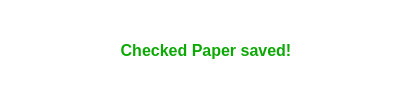
<?xml version="1.0" encoding="UTF-8"?>
<ui version="4.0">
 <class>Dialog</class>
 <widget class="QDialog" name="Dialog">
  <property name="geometry">
   <rect>
    <x>0</x>
    <y>0</y>
    <width>412</width>
    <height>101</height>
   </rect>
  </property>
  <property name="palette">
   <palette>
    <active>
     <colorrole role="WindowText">
      <brush brushstyle="SolidPattern">
       <color alpha="255">
        <red>0</red>
        <green>0</green>
        <blue>0</blue>
       </color>
      </brush>
     </colorrole>
     <colorrole role="Button">
      <brush brushstyle="SolidPattern">
       <color alpha="255">
        <red>255</red>
        <green>255</green>
        <blue>255</blue>
       </color>
      </brush>
     </colorrole>
     <colorrole role="Light">
      <brush brushstyle="SolidPattern">
       <color alpha="255">
        <red>255</red>
        <green>255</green>
        <blue>255</blue>
       </color>
      </brush>
     </colorrole>
     <colorrole role="Midlight">
      <brush brushstyle="SolidPattern">
       <color alpha="255">
        <red>255</red>
        <green>255</green>
        <blue>255</blue>
       </color>
      </brush>
     </colorrole>
     <colorrole role="Dark">
      <brush brushstyle="SolidPattern">
       <color alpha="255">
        <red>127</red>
        <green>127</green>
        <blue>127</blue>
       </color>
      </brush>
     </colorrole>
     <colorrole role="Mid">
      <brush brushstyle="SolidPattern">
       <color alpha="255">
        <red>170</red>
        <green>170</green>
        <blue>170</blue>
       </color>
      </brush>
     </colorrole>
     <colorrole role="Text">
      <brush brushstyle="SolidPattern">
       <color alpha="255">
        <red>0</red>
        <green>0</green>
        <blue>0</blue>
       </color>
      </brush>
     </colorrole>
     <colorrole role="BrightText">
      <brush brushstyle="SolidPattern">
       <color alpha="255">
        <red>255</red>
        <green>255</green>
        <blue>255</blue>
       </color>
      </brush>
     </colorrole>
     <colorrole role="ButtonText">
      <brush brushstyle="SolidPattern">
       <color alpha="255">
        <red>0</red>
        <green>0</green>
        <blue>0</blue>
       </color>
      </brush>
     </colorrole>
     <colorrole role="Base">
      <brush brushstyle="SolidPattern">
       <color alpha="255">
        <red>255</red>
        <green>255</green>
        <blue>255</blue>
       </color>
      </brush>
     </colorrole>
     <colorrole role="Window">
      <brush brushstyle="SolidPattern">
       <color alpha="255">
        <red>255</red>
        <green>255</green>
        <blue>255</blue>
       </color>
      </brush>
     </colorrole>
     <colorrole role="Shadow">
      <brush brushstyle="SolidPattern">
       <color alpha="255">
        <red>0</red>
        <green>0</green>
        <blue>0</blue>
       </color>
      </brush>
     </colorrole>
     <colorrole role="AlternateBase">
      <brush brushstyle="SolidPattern">
       <color alpha="255">
        <red>255</red>
        <green>255</green>
        <blue>255</blue>
       </color>
      </brush>
     </colorrole>
     <colorrole role="ToolTipBase">
      <brush brushstyle="SolidPattern">
       <color alpha="255">
        <red>255</red>
        <green>255</green>
        <blue>220</blue>
       </color>
      </brush>
     </colorrole>
     <colorrole role="ToolTipText">
      <brush brushstyle="SolidPattern">
       <color alpha="255">
        <red>0</red>
        <green>0</green>
        <blue>0</blue>
       </color>
      </brush>
     </colorrole>
    </active>
    <inactive>
     <colorrole role="WindowText">
      <brush brushstyle="SolidPattern">
       <color alpha="255">
        <red>0</red>
        <green>0</green>
        <blue>0</blue>
       </color>
      </brush>
     </colorrole>
     <colorrole role="Button">
      <brush brushstyle="SolidPattern">
       <color alpha="255">
        <red>255</red>
        <green>255</green>
        <blue>255</blue>
       </color>
      </brush>
     </colorrole>
     <colorrole role="Light">
      <brush brushstyle="SolidPattern">
       <color alpha="255">
        <red>255</red>
        <green>255</green>
        <blue>255</blue>
       </color>
      </brush>
     </colorrole>
     <colorrole role="Midlight">
      <brush brushstyle="SolidPattern">
       <color alpha="255">
        <red>255</red>
        <green>255</green>
        <blue>255</blue>
       </color>
      </brush>
     </colorrole>
     <colorrole role="Dark">
      <brush brushstyle="SolidPattern">
       <color alpha="255">
        <red>127</red>
        <green>127</green>
        <blue>127</blue>
       </color>
      </brush>
     </colorrole>
     <colorrole role="Mid">
      <brush brushstyle="SolidPattern">
       <color alpha="255">
        <red>170</red>
        <green>170</green>
        <blue>170</blue>
       </color>
      </brush>
     </colorrole>
     <colorrole role="Text">
      <brush brushstyle="SolidPattern">
       <color alpha="255">
        <red>0</red>
        <green>0</green>
        <blue>0</blue>
       </color>
      </brush>
     </colorrole>
     <colorrole role="BrightText">
      <brush brushstyle="SolidPattern">
       <color alpha="255">
        <red>255</red>
        <green>255</green>
        <blue>255</blue>
       </color>
      </brush>
     </colorrole>
     <colorrole role="ButtonText">
      <brush brushstyle="SolidPattern">
       <color alpha="255">
        <red>0</red>
        <green>0</green>
        <blue>0</blue>
       </color>
      </brush>
     </colorrole>
     <colorrole role="Base">
      <brush brushstyle="SolidPattern">
       <color alpha="255">
        <red>255</red>
        <green>255</green>
        <blue>255</blue>
       </color>
      </brush>
     </colorrole>
     <colorrole role="Window">
      <brush brushstyle="SolidPattern">
       <color alpha="255">
        <red>255</red>
        <green>255</green>
        <blue>255</blue>
       </color>
      </brush>
     </colorrole>
     <colorrole role="Shadow">
      <brush brushstyle="SolidPattern">
       <color alpha="255">
        <red>0</red>
        <green>0</green>
        <blue>0</blue>
       </color>
      </brush>
     </colorrole>
     <colorrole role="AlternateBase">
      <brush brushstyle="SolidPattern">
       <color alpha="255">
        <red>255</red>
        <green>255</green>
        <blue>255</blue>
       </color>
      </brush>
     </colorrole>
     <colorrole role="ToolTipBase">
      <brush brushstyle="SolidPattern">
       <color alpha="255">
        <red>255</red>
        <green>255</green>
        <blue>220</blue>
       </color>
      </brush>
     </colorrole>
     <colorrole role="ToolTipText">
      <brush brushstyle="SolidPattern">
       <color alpha="255">
        <red>0</red>
        <green>0</green>
        <blue>0</blue>
       </color>
      </brush>
     </colorrole>
    </inactive>
    <disabled>
     <colorrole role="WindowText">
      <brush brushstyle="SolidPattern">
       <color alpha="255">
        <red>127</red>
        <green>127</green>
        <blue>127</blue>
       </color>
      </brush>
     </colorrole>
     <colorrole role="Button">
      <brush brushstyle="SolidPattern">
       <color alpha="255">
        <red>255</red>
        <green>255</green>
        <blue>255</blue>
       </color>
      </brush>
     </colorrole>
     <colorrole role="Light">
      <brush brushstyle="SolidPattern">
       <color alpha="255">
        <red>255</red>
        <green>255</green>
        <blue>255</blue>
       </color>
      </brush>
     </colorrole>
     <colorrole role="Midlight">
      <brush brushstyle="SolidPattern">
       <color alpha="255">
        <red>255</red>
        <green>255</green>
        <blue>255</blue>
       </color>
      </brush>
     </colorrole>
     <colorrole role="Dark">
      <brush brushstyle="SolidPattern">
       <color alpha="255">
        <red>127</red>
        <green>127</green>
        <blue>127</blue>
       </color>
      </brush>
     </colorrole>
     <colorrole role="Mid">
      <brush brushstyle="SolidPattern">
       <color alpha="255">
        <red>170</red>
        <green>170</green>
        <blue>170</blue>
       </color>
      </brush>
     </colorrole>
     <colorrole role="Text">
      <brush brushstyle="SolidPattern">
       <color alpha="255">
        <red>127</red>
        <green>127</green>
        <blue>127</blue>
       </color>
      </brush>
     </colorrole>
     <colorrole role="BrightText">
      <brush brushstyle="SolidPattern">
       <color alpha="255">
        <red>255</red>
        <green>255</green>
        <blue>255</blue>
       </color>
      </brush>
     </colorrole>
     <colorrole role="ButtonText">
      <brush brushstyle="SolidPattern">
       <color alpha="255">
        <red>127</red>
        <green>127</green>
        <blue>127</blue>
       </color>
      </brush>
     </colorrole>
     <colorrole role="Base">
      <brush brushstyle="SolidPattern">
       <color alpha="255">
        <red>255</red>
        <green>255</green>
        <blue>255</blue>
       </color>
      </brush>
     </colorrole>
     <colorrole role="Window">
      <brush brushstyle="SolidPattern">
       <color alpha="255">
        <red>255</red>
        <green>255</green>
        <blue>255</blue>
       </color>
      </brush>
     </colorrole>
     <colorrole role="Shadow">
      <brush brushstyle="SolidPattern">
       <color alpha="255">
        <red>0</red>
        <green>0</green>
        <blue>0</blue>
       </color>
      </brush>
     </colorrole>
     <colorrole role="AlternateBase">
      <brush brushstyle="SolidPattern">
       <color alpha="255">
        <red>255</red>
        <green>255</green>
        <blue>255</blue>
       </color>
      </brush>
     </colorrole>
     <colorrole role="ToolTipBase">
      <brush brushstyle="SolidPattern">
       <color alpha="255">
        <red>255</red>
        <green>255</green>
        <blue>220</blue>
       </color>
      </brush>
     </colorrole>
     <colorrole role="ToolTipText">
      <brush brushstyle="SolidPattern">
       <color alpha="255">
        <red>0</red>
        <green>0</green>
        <blue>0</blue>
       </color>
      </brush>
     </colorrole>
    </disabled>
   </palette>
  </property>
  <property name="windowTitle">
   <string>Dialog</string>
  </property>
  <property name="autoFillBackground">
   <bool>true</bool>
  </property>
  <layout class="QGridLayout" name="gridLayout">
   <item row="0" column="0">
    <widget class="QLabel" name="label">
     <property name="font">
      <font>
       <family>Arial</family>
       <pointsize>12</pointsize>
       <weight>75</weight>
       <bold>true</bold>
      </font>
     </property>
     <property name="styleSheet">
      <string notr="true">color: rgb(12, 168, 4);</string>
     </property>
     <property name="text">
      <string>Checked Paper saved!</string>
     </property>
     <property name="alignment">
      <set>Qt::AlignCenter</set>
     </property>
    </widget>
   </item>
  </layout>
 </widget>
 <resources/>
 <connections/>
</ui>
